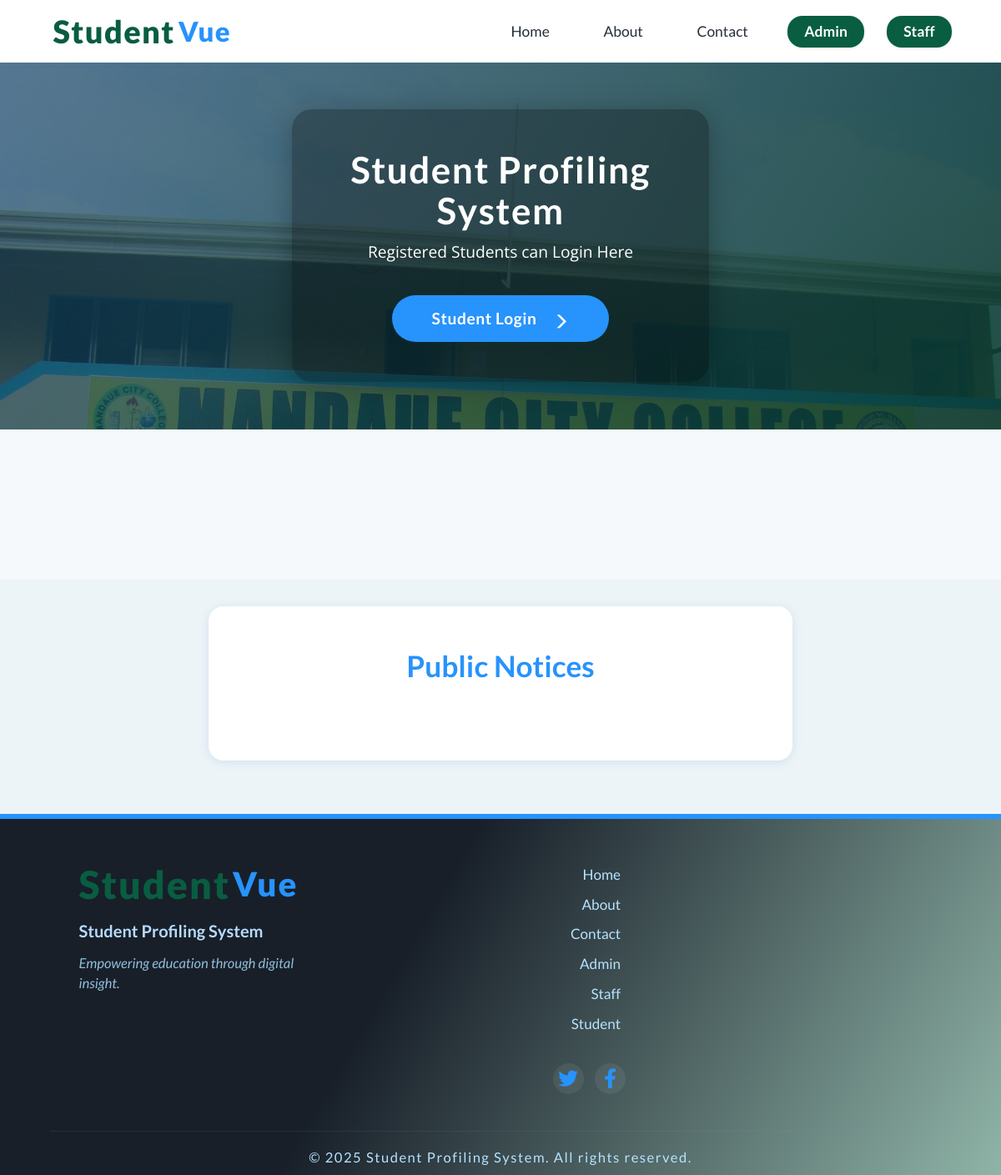
Before: / with the older database file.
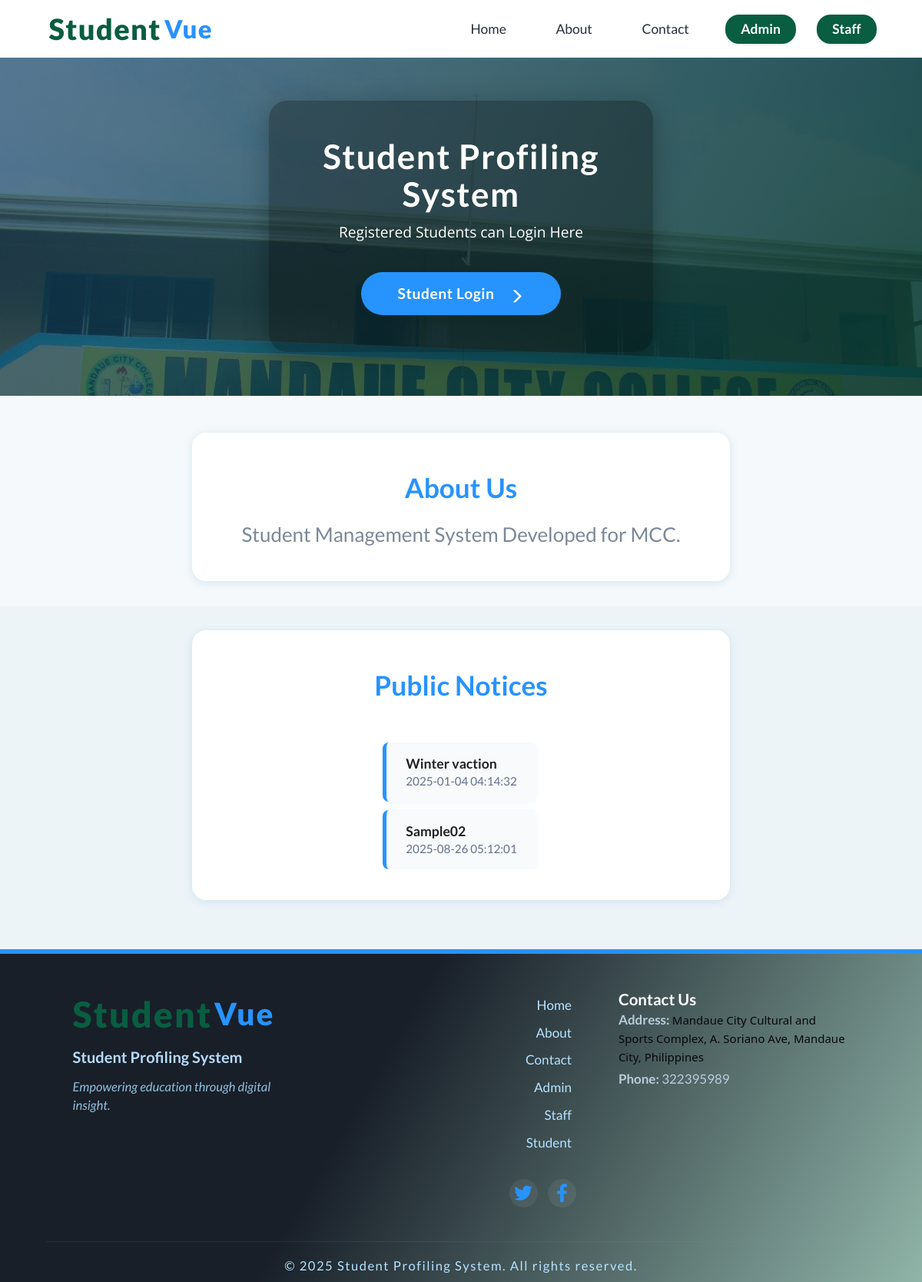
After: the same page with the newer database file.
### tables this page shows
CREATE TABLE `tblpage` (
  `ID` int(10) NOT NULL,
  `PageType` varchar(200) DEFAULT NULL,
  `PageTitle` mediumtext DEFAULT NULL,
  `PageDescription` mediumtext DEFAULT NULL,
  `Email` varchar(200) DEFAULT NULL,
  `MobileNumber` bigint(10) DEFAULT NULL,
  `UpdationDate` date DEFAULT NULL
);

CREATE TABLE `tblpublicnotice` (
  `ID` int(5) NOT NULL,
  `NoticeTitle` varchar(200) DEFAULT NULL,
  `NoticeMessage` mediumtext DEFAULT NULL,
  `CreationDate` timestamp NULL DEFAULT current_timestamp()
);

### index.php (the view, shortened to what this page needs)
<?php
include('includes/dbconnection.php');
?>
<!doctype html>
<html>
<head>
  <link href="css/bootstrap.css" rel="stylesheet" type="text/css" media="all">
  <link href="css/style.css" rel="stylesheet" type="text/css" />
  <link rel="stylesheet" type="text/css" href="https://cdnjs.cloudflare.com/ajax/libs/font-awesome/6.0.0-beta3/css/all.min.css">
  <link rel="stylesheet" type="text/css" href="css/default.css" />
  <link rel="stylesheet" type="text/css" href="css/component.css" />
</head>
<body>
  <?php include_once('includes/header.php'); ?>
  <div class="modern-hero-section">
    <div class="modern-hero-overlay">
      <div class="modern-hero-content">
        <h1 class="modern-hero-title">Student Profiling System</h1>
        <p class="modern-hero-desc">Registered Students can Login Here</p>
        <a class="modern-btn" href="user/login.php">Student Login <i class="glyphicon glyphicon-menu-right"></i></a>
      </div>
    </div>
  </div>
  <div class="modern-section">
    <div class="modern-section-container">
      <?php
      $sql = "SELECT * from tblpage where PageType='aboutus'";
      $query = $dbh->prepare($sql);
      $query->execute();
      $results = $query->fetchAll(PDO::FETCH_OBJ);
      if ($query->rowCount() > 0) {
        foreach ($results as $row) { ?>
          <div class="modern-card">
            <h2 class="modern-section-title"><?php echo htmlentities($row->PageTitle); ?></h2>
            <div class="modern-section-desc"><?php echo ($row->PageDescription); ?></div>
          </div>
          <?php $cnt = $cnt + 1;
        }
      } ?>
    </div>
  </div>
  <div class="modern-notices-section">
    <div class="modern-section-container">
      <div class="modern-card modern-notice-card">
        <h3 class="modern-section-title">Public Notices</h3>
        <div class="modern-notices-list-wrapper">
          <div class="modern-notices-list">
            <?php
            $sql = "SELECT * from tblpublicnotice";
            $query = $dbh->prepare($sql);
            $query->execute();
            $results = $query->fetchAll(PDO::FETCH_OBJ);
            if ($query->rowCount() > 0) {
              foreach ($results as $row) { ?>
                <a class="modern-notice-link" href="view-public-notice.php?viewid=<?php echo htmlentities($row->ID); ?>"
                  target="_blank">
                  <div class="modern-notice-title"><?php echo htmlentities($row->NoticeTitle); ?></div>
                  <div class="modern-notice-date"><?php echo htmlentities($row->CreationDate); ?></div>
                </a>
                <?php $cnt = $cnt + 1;
              }
            } ?>
          </div>
        </div>
      </div>
    </div>
  </div>
  <?php include_once('includes/footer.php'); ?>
</body>
</html>

### includes/header.php (shortened to what this page needs)
<header class="modern-header" role="banner">
  <div class="modern-header-container">
    <a class="modern-logo" href="index.php" title="Student Profiling System">
      <span class="modern-logo-text"><span class="modern-logo-accent">Student</span>Vue</span>
    </a>
    <nav class="modern-nav" role="navigation" aria-label="Main Navigation">
      <a class="modern-nav-link" href="index.php">Home</a>
      <a class="modern-nav-link" href="about.php">About</a>
      <a class="modern-nav-link" href="contact.php">Contact</a>
      <a class="modern-nav-link modern-btn-nav" href="admin/login.php">Admin</a>
      <a class="modern-nav-link modern-btn-nav" href="staff/login.php">Staff</a>
    </nav>
  </div>
</header>

### includes/footer.php
<footer class="modern-footer" role="contentinfo">
  <div class="modern-footer-container">
    <div class="modern-footer-section modern-footer-branding">
      <span class="modern-logo-footer">
        <span class="modern-logo-accent">Student</span>Vue
      </span>
      <div class="modern-footer-system">Student Profiling System</div>
      <div class="modern-footer-desc">Empowering education through digital insight.</div>
    </div>
    <div class="modern-footer-section modern-footer-links">
      <div class="modern-footer-links-list">
        <a href="index.php">Home</a>
        <a href="about.php">About</a>
        <a href="contact.php">Contact</a>
        <a href="admin/login.php">Admin</a>
        <a href="staff/login.php">Staff</a>
        <a href="user/login.php">Student</a>
      </div>
      <div class="modern-footer-social">
        <a href="#" aria-label="Twitter" class="modern-footer-social-icon">
          <i class="fab fa-twitter"></i>
        </a>
        <a href="https://www.facebook.com/collegemandauecity" aria-label="Facebook" class="modern-footer-social-icon">
          <i class="fab fa-facebook-f"></i>
        </a>
      </div>
    </div>
    <div class="modern-footer-section modern-footer-contact">
      <?php
      $sql = "SELECT * from tblpage where PageType='contactus'";
      $query = $dbh->prepare($sql);
      $query->execute();
      $results = $query->fetchAll(PDO::FETCH_OBJ);
      if ($query->rowCount() > 0) {
        foreach ($results as $row) { ?>
          <div class="modern-footer-contact-block">
            <span class="modern-footer-contact-title">Contact Us</span>
            <span class="modern-footer-contact-detail"><b>Address:</b> <?php echo $row->PageDescription; ?></span>
            <span class="modern-footer-contact-detail"><b>Phone:</b> <?php echo htmlentities($row->MobileNumber); ?></span>
          </div>
        <?php }
      } ?>
    </div>
  </div>
  <div class="modern-footer-copyright">
    &copy; <?php echo date('Y'); ?> Student Profiling System. All rights reserved.
  </div>
</footer>

### css/default.css (style rules this page uses)
*, *:after, *:before { -webkit-box-sizing: border-box; -moz-box-sizing: border-box; box-sizing: border-box; }
body, html { font-size: 100%; padding: 0; margin: 0; }
body { font-family: 'Lato', Calibri, Arial, sans-serif; color: #b3b9bf; background: #f9f9f9; }
a { color: #888; text-decoration: none; }

Changed rows visible on the page:
added tblpage: PageTitle "About Us", PageDescription "Student Management System Developed for MCC.", shown under "Student Profiling System"
added tblpublicnotice: NoticeTitle "Winter vaction", CreationDate "2025-01-04 04:14:32"
added tblpublicnotice: NoticeTitle "Sample02", CreationDate "2025-08-26 05:12:01"
added tblpage: PageDescription "Mandaue City Cultural and Sports Complex, A. Soriano Ave, Mandaue City, Philippines", MobileNumber "322395989"
